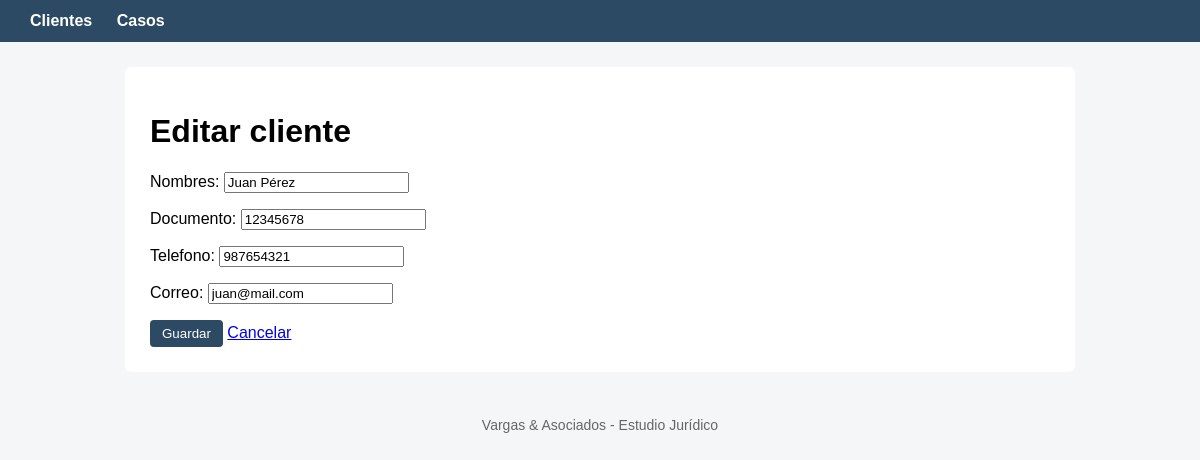
Page /clientes/1/editar/ on the committed database.
### casos/models.py (models this page shows, shortened)
class Cliente(models.Model):
    nombres = models.CharField(max_length=150)
    documento = models.CharField(max_length=11, unique=True)
    telefono = models.CharField(max_length=15)
    correo = models.EmailField()

### casos/views.py (the view)
# urls.py: path('clientes/<int:id>/editar/', views.cliente_editar, name='cliente_editar'),
def cliente_editar(request, id):
    cliente = get_object_or_404(Cliente, id=id)
    form = ClienteForm(request.POST or None, instance=cliente)
    if request.method == 'POST' and form.is_valid():
        form.save()
        return redirect('casos:clientes_lista')
    return render(request, 'casos/cliente_form.html', {'form': form, 'titulo': 'Editar cliente'})

### casos/forms.py
class ClienteForm(forms.ModelForm):
    class Meta:
        model = Cliente
        fields = ['nombres', 'documento', 'telefono', 'correo']

### templates/casos/cliente_form.html (shortened to what this page needs)
{% extends 'casos/base.html' %}
{% block contenido %}
<h1>{{ titulo }}</h1>
<form method="post">
    {{ form.as_p }}
    <button class="btn" type="submit">Guardar</button>
    <a href="{% url 'casos:clientes_lista' %}">Cancelar</a>
</form>
{% endblock %}

### templates/casos/base.html (style rules this page uses)
body { font-family: Arial, sans-serif; margin: 0; background: #f4f6f8; }
.btn { background: #2c4a63; color: white; padding: 6px 12px; text-decoration: none; border: none; border-radius: 4px; cursor: pointer; }

### rows in the picture
Cliente: nombres "Juan Pérez", documento "12345678", telefono "987654321", correo "juan@mail.com"

### other values in the picture
{{ titulo }} "Editar cliente"
